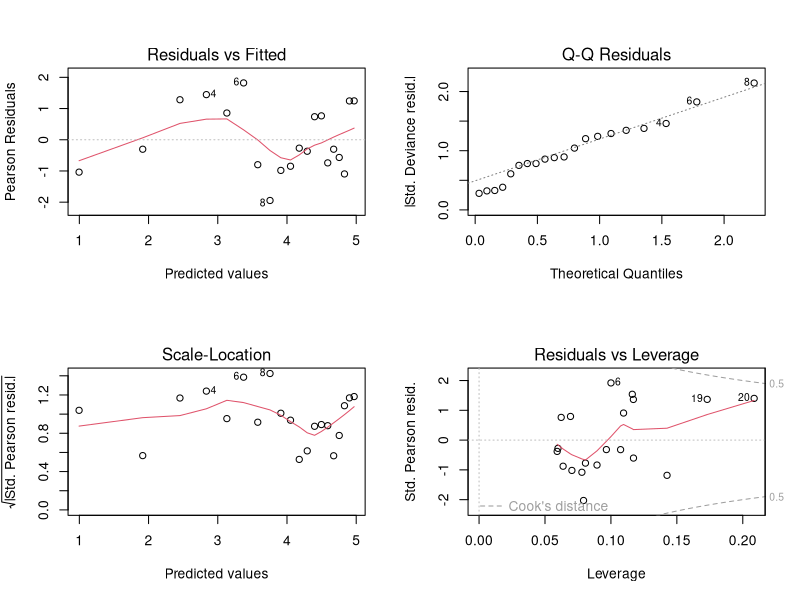

This figure's R source:
x_4 = log(1:20)
y_4 = c(1, 6, 16, 23, 27, 39, 31, 30, 43, 51, 63, 70, 88, 97, 91, 104, 110, 113, 149, 159)
fit = glm(y_4~x_4, family=poisson)
summary(fit)
par(mfrow=c(2,2))
plot(fit)
